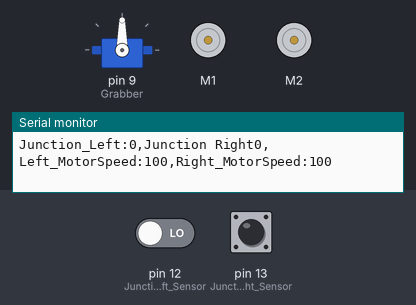
The sketch below on a simulated Arduino Uno, built with avr-gcc and run on an emulated ATmega328P. Shown: servo, 2 × DC motor (green arrow = forward, orange = backward, longer = faster), the last lines printed to the serial monitor. The test bench sets the inputs (shaded band); at power-on: pin 12 (Junction_Left_Sensor) LOW, pin 13 (Junction_Right_Sensor) LOW.

Above: at 1.2 s.
1.3 s: pin 12 (Junction_Left_Sensor) driven HIGH
At 2.5 s:
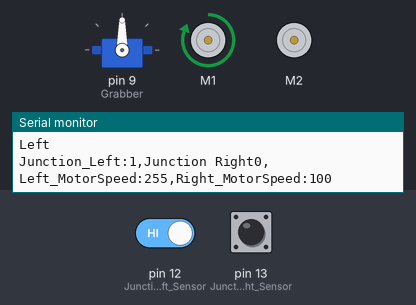
2.8 s: pin 13 (Junction_Right_Sensor) driven HIGH
At 3.6 s:
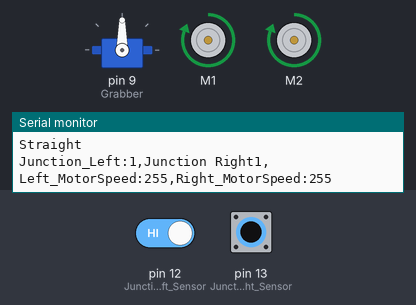
4.3 s: pin 12 (Junction_Left_Sensor) driven LOW
At 5.4 s:
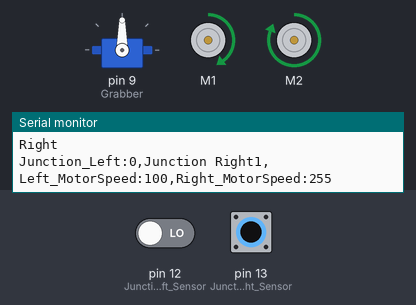
5.8 s: pin 13 (Junction_Right_Sensor) driven LOW
8.8 s: pin 12 (Junction_Left_Sensor) driven HIGH
At 9.4 s:
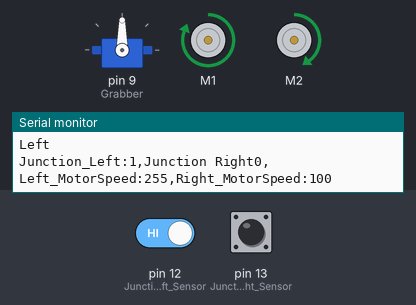
10.3 s: pin 13 (Junction_Right_Sensor) pulsed HIGH 2 times (0.12 s each, 0.3 s apart)
At 10.71 s:
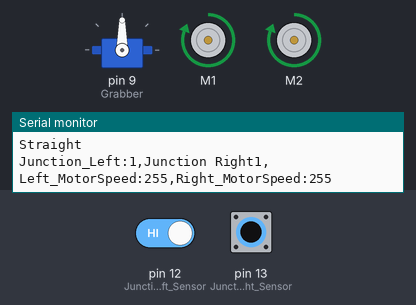
Timing chart, 0 to 13.3 s (numbered marks = the images above; inputs shaded):
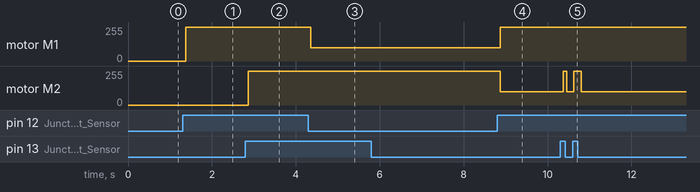

The sketch:

junction_Main.ino
```cpp
/// Libraries
#include <Adafruit_MotorShield.h>
#include <Servo.h>
// README
// Pin Definitions
#define IR_Front_Sensor A0 // Pin for block sensor on front (Analog).
#define Line_Left_Sensor A3 // Pin for Left Line Sensor (Analog).
#define Line_Right_Sensor A2 // Pin for Right Line Sensor (Analog).
#define IR_Left_Sensor A1 // Pin for block sensor on Left side (Analog).
#define LDR_Tunnel_Sensor 0 // Pin for detecting if the robot is entering the tunnel.
#define LED_HighDensity 6 // RED LED.
#define LED_Moving 7 // Flashing LED.
#define LDR_Grabber 8 // Sensor for block detection.
#define Grabber 9 // Pin for Grabber Servo
#define LED_LowDensity 11 // GREEN LED.
#define Junction_Left_Sensor 12 // Pin for Junction on Left (Digital).
#define Junction_Right_Sensor 13 // Pin for Junction on Right (Digital).

/// Variable Declaration
// Sensors
float Line_Left_Reading;
float Line_Right_Reading;
bool Junction_Left_Reading;
bool Junction_Right_Reading;
int Line_Threshold = 175;
float IR_Front_Reading;
float IR_Left_Reading;
int IR_Threshold = 350;
// const int LDR_Threshold = 10;
int Line_sensoroffset = 25;

// Motors
const int max_speed_delta = 200;
int slow = 100;
const int fast = 255;
uint8_t Left_Motor_Speed = slow;
uint8_t Right_Motor_Speed = slow;
int cycles_deviated = 0;
int cycles_max = 5000;
// Logic
int intersection = 0;
int doubleintersection = 0;
const int distance_to_wall = 3;

bool clockwise = true;
int Block_Dropoff_Location = 500;
bool grabbed = false;
int junction_iteration = 0;
bool JunctionDetected = false;
bool BlockDetected_Front = false;
bool BlockDetected_Left = false;


Servo Grabber_Servo;

/// Motor Shield Setup
Adafruit_MotorShield AFMS = Adafruit_MotorShield(); // Create the motor shield object with the default I2C address
Adafruit_DCMotor *Motor_Left = AFMS.getMotor(1);    // Connect Left Motor as Port 1
Adafruit_DCMotor *Motor_Right = AFMS.getMotor(2);   // And Right to Port 2

/// INITIAL SETUP
void setup()
{
    Serial.begin(9600);
    // Enable Pins
    pinMode(LDR_Grabber, INPUT_PULLUP);
    // We need to attach the servo to the used pin number
    Grabber_Servo.attach(Grabber);
    while (!AFMS.begin())
    {
        Serial.println("Could not find Motor Shield. Check wiring.");
    }
    Serial.println("Motor Shield Connected. Checking Motor Connections.");
    //Test_Connections();
}

/// Test Suites
void Test_Connections(){
    // Ensure Motor Shield is connected to Arduino.
    while (!AFMS.begin())
    {
        Serial.println("Could not find Motor Shield. Check wiring.");
    }
    Serial.println("Motor Shield Connected. Checking Motor Connections.");
    bool motors_connected = false;
    Motor_Left->run(BACKWARD);
    Motor_Right->run(FORWARD);
    Motor_Left->setSpeed(fast);
    Motor_Right->setSpeed(fast);
    while(!motors_connected)
    {
        Serial.println(("Right Motor spinning forward, Left spinning backward. Check connections and type 'y' to proceed."));
        String command = Serial.readStringUntil('\n');
        if (command == "y"){
            motors_connected = true;
            Motor_Left->run(RELEASE);
            Motor_Right->run(RELEASE);
        }
        delay(1000);
    }
    // line following sensors
    // // Then test grabber
    // bool grabbers_calibrated = false;
    // while (!grabbers_calibrated)
    // {
    //     Grabber_Servo.write(40);
    //     Serial.println(("Grabber is open. Check and type 'y' to proceed."));
    //     if (Serial.read() == 'y')
    //     {
    //         Grabber_Servo.write(85);
    //         Serial.println(("Grabber is closed. Check and type 'y' to proceed."));
    //         {
    //             if (Serial.read() == 'y')
    //             {
    //                 grabbers_calibrated = true;
    //             }
    //         }
    //     }
    //     delay(1000);
    // }
    // // test optical sensor
    // bool optics_functioning = false;
    // while (!optics_functioning)
    // {
    //     block_type = digitalRead(LDR_Grabber);
    //     if (block_type == HIGH){ Serial.println("LOW DENSITY"); }
    //     else { Serial.println("HIGH DENSITY"); }
    // }
}

/// Reads Line Sensors, Outputs to Serial
void ReadLineSensor()
{
    Line_Left_Reading = analogRead(Line_Left_Sensor);
    Line_Right_Reading = analogRead(Line_Right_Sensor) + Line_sensoroffset;
    // Serial.println("L / R Line Sensors");
    Serial.print("Left_Sensor:");
    Serial.print(Line_Left_Reading);
    Serial.print(",");
    Serial.print("Right_Sensor:");
    Serial.print(Line_Right_Reading);
    Serial.print(",");
    Serial.print("Line_Threshold:");
    Serial.print(Line_Threshold);
    Serial.print(",");
    Serial.print("Line_Threshold:");
    Serial.println(Line_Threshold);
    /// this should be somewhere else
    // IR_Front = analogRead(IRPin);
    // Serial.print(IR_Front);
    // Serial.print(" ");
    //Serial.print(cycles_deviated);
    //Serial.print(" ");
    //Serial.print(slow);
    //Serial.print(" ");
}

bool ReadTunnelLDR()
{
    // Digital read
    bool Tunnel_LDR = digitalRead(LDR_Tunnel_Sensor);
    //Serial.print("Tunnel_LDR:");
    //Serial.println(Tunnel_LDR);
}

void ReadFrontIR()
{
    IR_Front_Reading = analogRead(IR_Front_Sensor);
    if (IR_Front_Reading < 10) // distance from junction 2 to middle block + some kind of additional distance for leeway
    {
        BlockDetected_Front = true;
    }
    else
    {
        BlockDetected_Front = false;
    }
}

void ReadLeftIR()
{
    IR_Left_Reading = analogRead(IR_Left_Sensor);
    Serial.print("IR_LEFT:");
    Serial.println(IR_Left_Reading);
    if (IR_Left_Reading < 5)
    {
        BlockDetected_Left = true;
    }
    else
    {
        BlockDetected_Left = false;
    }
}

void ReadJLineSensor()
{
    Junction_Right_Reading = digitalRead(Junction_Right_Sensor);
    Junction_Left_Reading = digitalRead(Junction_Left_Sensor);
}

void CountJunctions()
{
    ReadJLineSensor();
    if (Junction_Right_Reading && Junction_Left_Reading)
    {
        doubleintersection += 1;
        delay(1000);
    }
    else if (Junction_Right_Reading || Junction_Left_Reading && clockwise)
    {
        bool JunctionDetected = true;
        intersection += 1;
        delay(1000);
    }
    else if (Junction_Right_Reading || Junction_Left_Reading && clockwise == false)
    {
        bool JunctionDetected = true;
        intersection -= 1;
        delay(1000);
    }
    else
    {
        bool JunctionDetected = false;
    }
}

// ENCAPSULATE MOTOR IN CLASS TO REDUCE CODE

void Move_Stop()
{
    Motor_Left->setSpeed(0);
    Motor_Right->setSpeed(0);
}

void Move_Straight()
{
    Motor_Left->run(FORWARD);
    Motor_Right->run(FORWARD);
        // Serial.print("STRAIGHT");
        cycles_deviated = 0;
    if (Left_Motor_Speed != fast)
    {
        Motor_Left->setSpeed(fast);
        Left_Motor_Speed = fast;
    }
    if (Right_Motor_Speed != fast)
    {
        Motor_Right->setSpeed(fast);
        Right_Motor_Speed = fast;
    }
}

void Move_Backwards()
{
    Motor_Left->run(BACKWARD);
    Motor_Right->run(BACKWARD);
    Serial.print("STRAIGHT");
    cycles_deviated = 0;
    if (Left_Motor_Speed != fast)
    {
        Motor_Left->setSpeed(fast);
        Left_Motor_Speed = fast;
    }
    if (Right_Motor_Speed != fast)
    {
        Motor_Right->setSpeed(fast);
        Right_Motor_Speed = fast;
    }
}

void Move_Left()
{
    Motor_Left->run(FORWARD);
    Motor_Right->run(FORWARD);
    //Calc_Turning_Rate();
    // Serial.print("LEFT");
    if (Left_Motor_Speed != slow)
    {
        Motor_Left->setSpeed(slow);
        Left_Motor_Speed = slow;
    }
    if (Right_Motor_Speed != fast)
    {
        Motor_Right->setSpeed(fast);
        Right_Motor_Speed = fast;
    }
}

void Move_Right()
{
    Motor_Left->run(FORWARD);
    Motor_Right->run(FORWARD);
    //Calc_Turning_Rate();
    // Serial.print("RIGHT");
    if (Left_Motor_Speed != fast)
    {
        Motor_Left->setSpeed(fast);
        Left_Motor_Speed = fast;
    }
    if (Right_Motor_Speed != slow)
    {
        Motor_Right->setSpeed(slow);
        Right_Motor_Speed = slow;
    }
}

void Calc_Turning_Rate()
{
    cycles_deviated += 1;
    // slow = 150;
    slow = fast - (max_speed_delta * cycles_deviated / cycles_max);
}

void Move_Lost()
{
    if(Junction_Left_Reading){
        Move_Left();
    }
    else if (Junction_Right_Reading)
    {
        Move_Right();
    }
    else if (Left_Motor_Speed != fast)
    {
        Move_Left();
    }
    else if (Right_Motor_Speed != fast)
    {
        Move_Right();
    }


}

void Move_ACW()
{
    Motor_Left->run(BACKWARD);
    Motor_Right->run(FORWARD);
    if (Left_Motor_Speed != fast)
    {
        Motor_Left->setSpeed(fast);
        Left_Motor_Speed = fast;
    }
    if (Right_Motor_Speed != fast)
    {
        Motor_Right->setSpeed(fast);
        Right_Motor_Speed = fast;
    }
}

void Move_CW()
{
    Motor_Left->run(FORWARD);
    Motor_Right->run(BACKWARD);
    if (Left_Motor_Speed != fast)
    {
        Motor_Left->setSpeed(fast);
        Left_Motor_Speed = fast;
    }
    if (Right_Motor_Speed != fast)
    {
        Motor_Right->setSpeed(fast);
        Right_Motor_Speed = fast;
    }
}

void DetectDensityRoutine()
{
    bool block_type = digitalRead(LDR_Grabber);
    if (block_type == HIGH)
    {
        Block_Dropoff_Location = 1;
    }
    else
    {
        Block_Dropoff_Location = 4;
    }
}

void GrabRoutine(){
    // To change: Move forwards until front IR sensor reads near 0, Move backwards until J line sensors read junction
    ReadFrontIR();
    while (IR_Front_Reading > 2)
    {
        ReadFrontIR();
        Move_Straight();
    }
    Move_Stop();
    Grabber_Servo.write(85); // close
    grabbed = true;
    ReadJLineSensor();
    while (Junction_Left_Reading != true && Junction_Right_Reading != true)
    {
        ReadJLineSensor();
        Move_Backwards();
    }
    Move_Stop();
}

void DropRoutine()
{
    Move_Straight();
    delay(500);
    while (Junction_Left_Reading != true && Junction_Right_Reading != true)
    {
        ReadJLineSensor();
        Move_Straight();
    }
    Move_Stop();
    Grabber_Servo.write(40); // open
    grabbed = false;
    Move_Backwards;
    delay(500);
    while (Junction_Left_Reading != true && Junction_Right_Reading != true)
    {
        ReadJLineSensor();
        Move_Backwards();
    }
    Move_Stop();
}

void JunctionRoutine()
{
    ReadJLineSensor();
    if (Junction_Right_Reading && Junction_Left_Reading && grabbed != true && doubleintersection == 2)
    {
        while (Junction_Right_Reading != true)
        {
            ReadJLineSensor();
            Move_CW();
        }
    }
    else if (Junction_Right_Reading && Junction_Left_Reading && grabbed != true)
    {
        while (Junction_Right_Reading != true)
        {
            ReadJLineSensor();
            Move_ACW();
        }
    }
    else if (Junction_Right_Reading && Junction_Left_Reading && grabbed)
    {
        while (Junction_Left_Reading != true)
        {
            ReadJLineSensor();
            Move_CW();
        }
    }
    else if (Junction_Right_Reading)
    {
        while (Junction_Left_Reading != true)
        {
            ReadJLineSensor();
            Move_CW();
        }
    }
    else if (Junction_Left_Reading)
    {
        while (Junction_Right_Reading != true)
        {
            ReadJLineSensor();
            Move_ACW();
        }
    }
    Move_Stop();
}

void NormalRoutine()
{
    ReadJLineSensor();
    if (Junction_Left_Reading && Junction_Right_Reading)
    {
        Move_Straight();
        Serial.println("Straight");
    }
    else if (Junction_Right_Reading)
    {
        Move_Left();
        Serial.println("Right");
    }
    else if (Junction_Left_Reading)
    {
        Move_Right();
        Serial.println("Left");
    }
    else
    {
        //Move_Lost();
    }
    // TODO test if setting motor speed here or in the function is faster? Use of two variable versus one
}

void TunnelRoutine()
{
    ReadLeftIR();
    if (IR_Left_Reading < distance_to_wall)
    {
        Move_Left();
    }
    else if (IR_Left_Reading > distance_to_wall)
    {
        Move_Right();
    }
    else
    {
        Move_Straight();
    }
}

void loop()
{
    //ReadLineSensor();
    NormalRoutine();
    // Tunnel Routine
    while (ReadTunnelLDR() && (Line_Left_Reading < Line_Threshold) && (Line_Right_Reading < Line_Threshold))
    {
        TunnelRoutine();
    }
    Serial.print("Junction_Left:");
    Serial.print(Junction_Left_Reading);
    Serial.print(",");
    Serial.print("Junction Right");
    Serial.print(Junction_Right_Reading);
    Serial.print(",");
    Serial.print("Left_MotorSpeed:");
    Serial.print(Left_Motor_Speed);
    Serial.print(",");
    Serial.print("Right_MotorSpeed:");
    Serial.println(Right_Motor_Speed);
    // CountJunctions(); // Count single intersections and double intersections
    // ReadLeftIR();
    // if (doubleintersection == 0)
    // {
    //     // Initial Movement
    //     Move_Straight();
    // }
    // if (doubleintersection == 2)
    // {
    //     // Initial Turn
    //     Move_Stop();
    //     JunctionRoutine();
    // }
    // if (grabbed && intersection == Block_Dropoff_Location)
    // {
    //     // Dropping Routine
    //     Move_Stop();
    //     JunctionRoutine();
    //     DropRoutine();
    // }
    // if (not grabbed && JunctionDetected && intersection == 2)
    // {
    //     ReadFrontIR();
    //     if (BlockDetected_Front)
    //     {
    //         //forward grab routine
    //         while (IR_Front_Reading > 2)
    //         {
    //             ReadFrontIR();
    //             Move_Straight();
    //             Move_Stop();
    //             Grabber_Servo.write(85); // grab
    //             grabbed = true;
    //         }
    //     }
    // }
    // if (not grabbed && BlockDetected_Left)
    // {
    //     if (intersection == 2)
    //     {
    //         ReadFrontIR();
    //         if (BlockDetected_Front)
    //         {
    //             //forward grab routine
    //             while (IR_Front_Reading > 2)
    //             {
    //                 ReadFrontIR();
    //                 Move_Straight();
    //                 Move_Stop();
    //                 Grabber_Servo.write(85); // grab
    //                 grabbed = true;
    //             }
    //         }
    //     }
    //     else if (intersection == 3)
    //     {
    //         //side grab routine
    //         Move_Stop();
    //         JunctionRoutine();
    //         GrabRoutine();       // Goes forward, grabs the block, goes backwards. Also sets if grabber = true or false
    //         DetectDensityRoutine(); // Determines density and sets Block_Dropoff_Location
    //         JunctionRoutine();      // Turns back to track
    //     }
    // }
    // NormalRoutine();
}
// Things to do
// Fix Global variable declarations, all messed up right now
// Set up all sensors in setup function
// Add the Open and close function for the grabbers and then add that function to the Routines
// Add a LED, LED must be flashing 2Hz when moving
```

Measured:
- after the input at 1.3 s, motor M1: stopped → forward 255/255 after 0.07 s
- after the input at 2.8 s, motor M2: stopped → forward 255/255 after 0.07 s
- after the input at 4.3 s, motor M1: forward 255/255 → forward 100/255 after 0.06 s
- after the input at 8.8 s, motor M1: forward 100/255 → forward 255/255 after 0.07 s; motor M2: forward 255/255 → forward 100/255 after 0.07 s
- after the input at 10.3 s, motor M2: forward 100/255 → forward 255/255 after 0.07 s, → forward 100/255 0.09 s later, → forward 255/255 0.17 s later, → forward 100/255 0.17 s later
